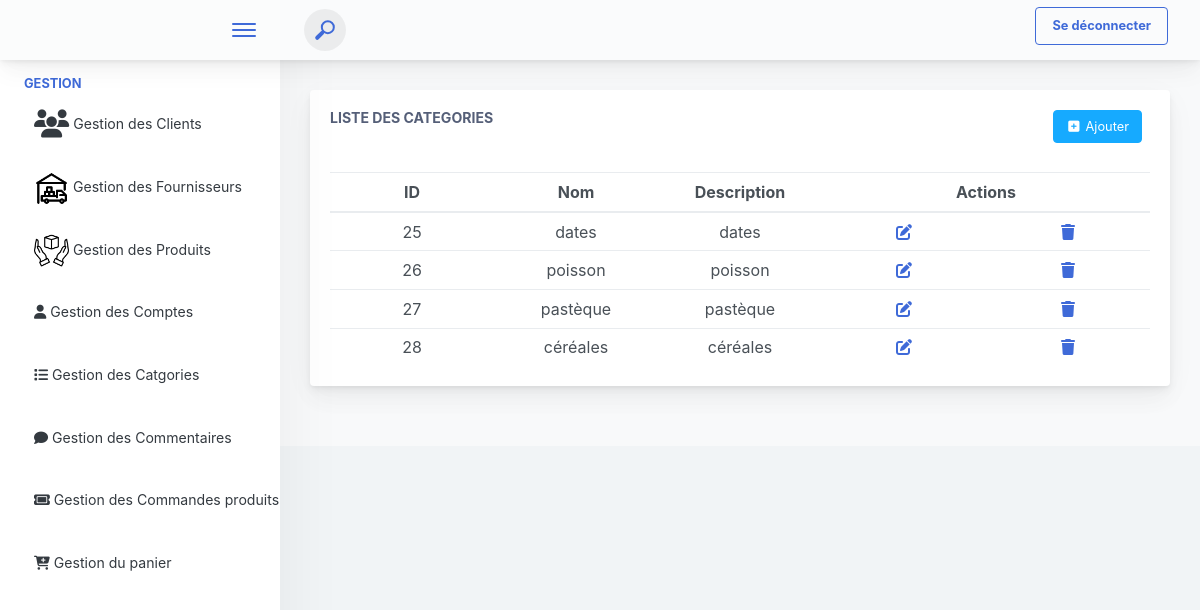
Page /affiche_categorie/ on the committed database.
### produits_app/models.py (models this page shows)
class Categorie(models.Model):
    id_categorie = models.AutoField(primary_key=True)
    nom = models.CharField(max_length=50)
    description = models.TextField()

### produits_app/views.py (the view)
# urls.py: path('affiche_categorie/',views.affiche_categorie,name="affiche_categorie"),
def affiche_categorie(request):
    categories = Categorie.objects.all()
    return render(request,"interface_admin/Admin_categorie/categorie_affichage.html",{'categories':categories})

### produits_app/templates/interface_admin/Admin_categorie/categorie_affichage.html (shortened to what this page needs)
{% extends 'interface_admin/navbar.html' %}
{% block content %}
  <div class="app-main__inner">
    <div class="app-page-title">
      <div class="row">
        <div class="col-lg-12">
          <div class="main-card mb-3 card">
            <div class="card-body">
              <div style="display: flex ; justify-content: space-between;">
                <div>
                  <h5 class="card-title">Liste des Categories </h5>
                </div>
                <div style="display: flex ; justify-content: space-between;">
                  <div>
                    <a href="{% url 'ajouter_categorie' %}" class="mb-2 mr-2 btn btn-info"><i class="fa fa-fw" aria-hidden="true" title="Copier pour utiliser plus-square"></i> Ajouter </a>
                  </div>
                </div>
              </div>
              <br>
              <table class="mb-0 table" id="myTable">
                <thead>
                  <tr>
                    <th>ID</th>
                    <th>Nom</th>
                    <th>Description</th>
                    <th colspan="2" >Actions</th>
                  </tr>
                </thead>
                <tbody>
                  {% for categorie in categories %}
                  <tr>
                    <td >{{categorie.id_categorie}}</td>
                    <td >{{categorie.nom}}</td>
                    <td >{{categorie.description}}</td>
                    <td>
                      <a class='button' href="{% url 'modifier_categorie' categorie.id_categorie  %}"><i class="fa-solid fa-pen-to-square"></i></a>
                    </td>
                    <td>
                      <a class='button' href="{% url 'supprimer_categorie' categorie.id_categorie  %}"><i class="fa-solid fa-trash"></i></a>
                    </td>
                  </tr>
                  {% endfor %}
                </tbody>
              </table>
            </div>
          </div>
        </div>
      </div>
    </div>
  </div>
{% endblock %}

### rows in the picture
Categorie: id_categorie "25", nom "dates", description "dates"
Categorie: id_categorie "26", nom "poisson", description "poisson"
Categorie: id_categorie "27", nom "pastèque", description "pastèque"
Categorie: id_categorie "28", nom "céréales", description "céréales"
